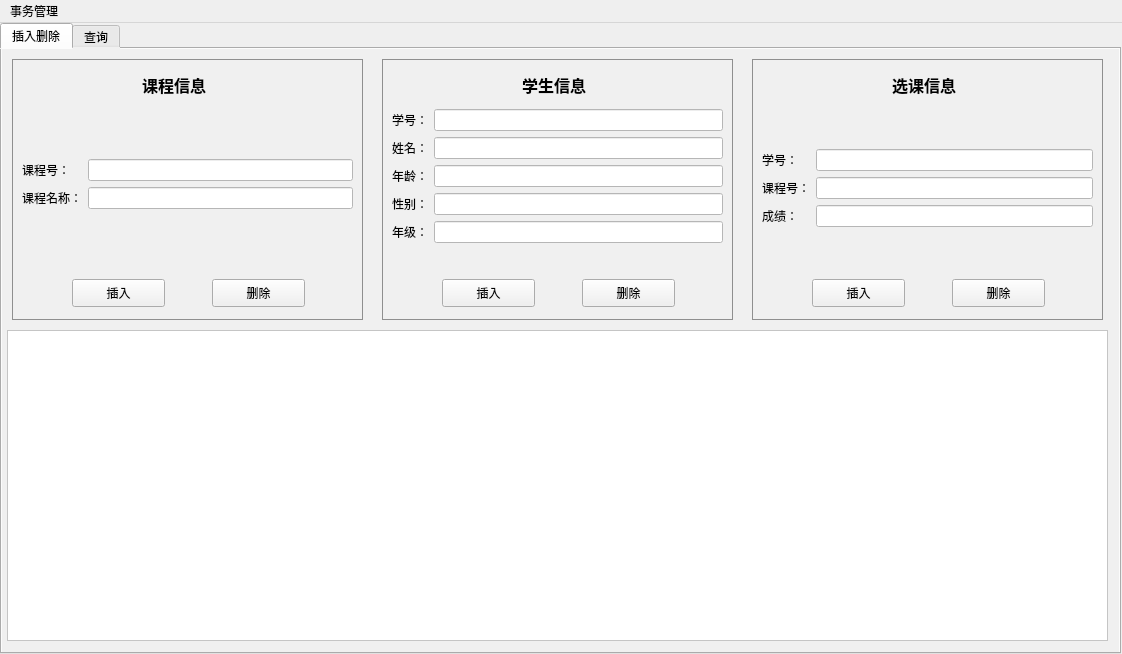
<?xml version="1.0" encoding="UTF-8"?>
<ui version="4.0">
 <class>MainWindow</class>
 <widget class="QMainWindow" name="MainWindow">
  <property name="geometry">
   <rect>
    <x>0</x>
    <y>0</y>
    <width>1122</width>
    <height>654</height>
   </rect>
  </property>
  <property name="windowTitle">
   <string>MainWindow</string>
  </property>
  <widget class="QWidget" name="centralwidget">
   <widget class="QTabWidget" name="tabWidget">
    <property name="geometry">
     <rect>
      <x>0</x>
      <y>0</y>
      <width>1121</width>
      <height>631</height>
     </rect>
    </property>
    <property name="styleSheet">
     <string notr="true">background-color: rgb(240, 240, 240);</string>
    </property>
    <property name="currentIndex">
     <number>0</number>
    </property>
    <widget class="QWidget" name="insert_delete_page">
     <attribute name="title">
      <string>插入删除</string>
     </attribute>
     <widget class="QFrame" name="course_frame">
      <property name="geometry">
       <rect>
        <x>10</x>
        <y>10</y>
        <width>351</width>
        <height>261</height>
       </rect>
      </property>
      <property name="styleSheet">
       <string notr="true"/>
      </property>
      <property name="frameShape">
       <enum>QFrame::StyledPanel</enum>
      </property>
      <property name="frameShadow">
       <enum>QFrame::Raised</enum>
      </property>
      <widget class="QPushButton" name="course_insert_button">
       <property name="geometry">
        <rect>
         <x>60</x>
         <y>220</y>
         <width>93</width>
         <height>28</height>
        </rect>
       </property>
       <property name="text">
        <string>插入</string>
       </property>
      </widget>
      <widget class="QPushButton" name="course_delete_button">
       <property name="geometry">
        <rect>
         <x>200</x>
         <y>220</y>
         <width>93</width>
         <height>28</height>
        </rect>
       </property>
       <property name="toolTip">
        <string>&lt;html&gt;&lt;head/&gt;&lt;body&gt;&lt;p&gt;删除时仅课程号有效&lt;/p&gt;&lt;/body&gt;&lt;/html&gt;</string>
       </property>
       <property name="whatsThis">
        <string>&lt;html&gt;&lt;head/&gt;&lt;body&gt;&lt;p&gt;&lt;br/&gt;&lt;/p&gt;&lt;/body&gt;&lt;/html&gt;</string>
       </property>
       <property name="text">
        <string>删除</string>
       </property>
      </widget>
      <widget class="QLabel" name="course_label">
       <property name="geometry">
        <rect>
         <x>130</x>
         <y>10</y>
         <width>81</width>
         <height>31</height>
        </rect>
       </property>
       <property name="font">
        <font>
         <family>微软雅黑</family>
         <pointsize>12</pointsize>
         <weight>75</weight>
         <italic>false</italic>
         <bold>true</bold>
        </font>
       </property>
       <property name="styleSheet">
        <string notr="true">font-weight:bold;</string>
       </property>
       <property name="text">
        <string>课程信息</string>
       </property>
      </widget>
      <widget class="QWidget" name="formLayoutWidget_2">
       <property name="geometry">
        <rect>
         <x>10</x>
         <y>100</y>
         <width>331</width>
         <height>61</height>
        </rect>
       </property>
       <layout class="QFormLayout" name="formLayout_2">
        <item row="0" column="0">
         <widget class="QLabel" name="course_number_label">
          <property name="styleSheet">
           <string notr="true"/>
          </property>
          <property name="text">
           <string>课程号：</string>
          </property>
         </widget>
        </item>
        <item row="1" column="0">
         <widget class="QLabel" name="course_name_label">
          <property name="styleSheet">
           <string notr="true"/>
          </property>
          <property name="text">
           <string>课程名称：</string>
          </property>
         </widget>
        </item>
        <item row="0" column="1">
         <widget class="QLineEdit" name="course_number_text">
          <property name="styleSheet">
           <string notr="true">background-color: rgb(255, 255, 255);</string>
          </property>
         </widget>
        </item>
        <item row="1" column="1">
         <widget class="QLineEdit" name="course_name_text">
          <property name="styleSheet">
           <string notr="true">background-color: rgb(255, 255, 255);</string>
          </property>
         </widget>
        </item>
       </layout>
      </widget>
      <widget class="QFrame" name="frame_4">
       <property name="geometry">
        <rect>
         <x>0</x>
         <y>0</y>
         <width>351</width>
         <height>261</height>
        </rect>
       </property>
       <property name="styleSheet">
        <string notr="true">border:1px solid #8f8f8f;</string>
       </property>
       <property name="frameShape">
        <enum>QFrame::StyledPanel</enum>
       </property>
       <property name="frameShadow">
        <enum>QFrame::Raised</enum>
       </property>
      </widget>
      <zorder>frame_4</zorder>
      <zorder>course_insert_button</zorder>
      <zorder>course_delete_button</zorder>
      <zorder>course_label</zorder>
      <zorder>formLayoutWidget_2</zorder>
     </widget>
     <widget class="QFrame" name="student_frame">
      <property name="geometry">
       <rect>
        <x>380</x>
        <y>10</y>
        <width>351</width>
        <height>261</height>
       </rect>
      </property>
      <property name="styleSheet">
       <string notr="true"/>
      </property>
      <property name="frameShape">
       <enum>QFrame::StyledPanel</enum>
      </property>
      <property name="frameShadow">
       <enum>QFrame::Raised</enum>
      </property>
      <widget class="QPushButton" name="student_insert_button">
       <property name="geometry">
        <rect>
         <x>60</x>
         <y>220</y>
         <width>93</width>
         <height>28</height>
        </rect>
       </property>
       <property name="text">
        <string>插入</string>
       </property>
      </widget>
      <widget class="QPushButton" name="student_delete_button">
       <property name="geometry">
        <rect>
         <x>200</x>
         <y>220</y>
         <width>93</width>
         <height>28</height>
        </rect>
       </property>
       <property name="toolTip">
        <string>&lt;html&gt;&lt;head/&gt;&lt;body&gt;&lt;p&gt;删除时仅学号有效&lt;/p&gt;&lt;/body&gt;&lt;/html&gt;</string>
       </property>
       <property name="text">
        <string>删除</string>
       </property>
      </widget>
      <widget class="QLabel" name="student_label">
       <property name="geometry">
        <rect>
         <x>140</x>
         <y>10</y>
         <width>81</width>
         <height>31</height>
        </rect>
       </property>
       <property name="font">
        <font>
         <family>微软雅黑</family>
         <pointsize>12</pointsize>
         <weight>75</weight>
         <italic>false</italic>
         <bold>true</bold>
        </font>
       </property>
       <property name="styleSheet">
        <string notr="true">font-weight:bold;</string>
       </property>
       <property name="text">
        <string>学生信息</string>
       </property>
      </widget>
      <widget class="QWidget" name="formLayoutWidget">
       <property name="geometry">
        <rect>
         <x>10</x>
         <y>50</y>
         <width>331</width>
         <height>151</height>
        </rect>
       </property>
       <layout class="QFormLayout" name="formLayout">
        <item row="0" column="0">
         <widget class="QLabel" name="student_number_label">
          <property name="styleSheet">
           <string notr="true"/>
          </property>
          <property name="text">
           <string>学号：</string>
          </property>
         </widget>
        </item>
        <item row="2" column="0">
         <widget class="QLabel" name="sutdent_age_label">
          <property name="styleSheet">
           <string notr="true"/>
          </property>
          <property name="text">
           <string>年龄：</string>
          </property>
         </widget>
        </item>
        <item row="3" column="0">
         <widget class="QLabel" name="student_sex_label">
          <property name="styleSheet">
           <string notr="true"/>
          </property>
          <property name="text">
           <string>性别：</string>
          </property>
         </widget>
        </item>
        <item row="4" column="0">
         <widget class="QLabel" name="label_8">
          <property name="styleSheet">
           <string notr="true">;</string>
          </property>
          <property name="text">
           <string>年级：</string>
          </property>
         </widget>
        </item>
        <item row="1" column="0">
         <widget class="QLabel" name="student_name_label">
          <property name="styleSheet">
           <string notr="true"/>
          </property>
          <property name="text">
           <string>姓名：</string>
          </property>
         </widget>
        </item>
        <item row="0" column="1">
         <widget class="QLineEdit" name="student_number_text">
          <property name="styleSheet">
           <string notr="true">background-color: rgb(255, 255, 255);</string>
          </property>
         </widget>
        </item>
        <item row="1" column="1">
         <widget class="QLineEdit" name="student_name_text">
          <property name="styleSheet">
           <string notr="true">background-color: rgb(255, 255, 255);</string>
          </property>
         </widget>
        </item>
        <item row="2" column="1">
         <widget class="QLineEdit" name="student_age_text">
          <property name="styleSheet">
           <string notr="true">background-color: rgb(255, 255, 255);</string>
          </property>
         </widget>
        </item>
        <item row="3" column="1">
         <widget class="QLineEdit" name="student_sex_text">
          <property name="styleSheet">
           <string notr="true">background-color: rgb(255, 255, 255);</string>
          </property>
         </widget>
        </item>
        <item row="4" column="1">
         <widget class="QLineEdit" name="student_grade_text">
          <property name="styleSheet">
           <string notr="true">background-color: rgb(255, 255, 255);</string>
          </property>
         </widget>
        </item>
       </layout>
      </widget>
      <widget class="QFrame" name="frame_5">
       <property name="geometry">
        <rect>
         <x>0</x>
         <y>0</y>
         <width>351</width>
         <height>261</height>
        </rect>
       </property>
       <property name="styleSheet">
        <string notr="true">border:1px solid #8f8f8f;</string>
       </property>
       <property name="frameShape">
        <enum>QFrame::StyledPanel</enum>
       </property>
       <property name="frameShadow">
        <enum>QFrame::Raised</enum>
       </property>
      </widget>
      <zorder>frame_5</zorder>
      <zorder>student_insert_button</zorder>
      <zorder>student_delete_button</zorder>
      <zorder>student_label</zorder>
      <zorder>formLayoutWidget</zorder>
     </widget>
     <widget class="QFrame" name="take_frame">
      <property name="geometry">
       <rect>
        <x>750</x>
        <y>10</y>
        <width>351</width>
        <height>261</height>
       </rect>
      </property>
      <property name="styleSheet">
       <string notr="true"/>
      </property>
      <property name="frameShape">
       <enum>QFrame::StyledPanel</enum>
      </property>
      <property name="frameShadow">
       <enum>QFrame::Raised</enum>
      </property>
      <widget class="QPushButton" name="take_insert_button">
       <property name="geometry">
        <rect>
         <x>60</x>
         <y>220</y>
         <width>93</width>
         <height>28</height>
        </rect>
       </property>
       <property name="text">
        <string>插入</string>
       </property>
      </widget>
      <widget class="QPushButton" name="take_delete_button">
       <property name="geometry">
        <rect>
         <x>200</x>
         <y>220</y>
         <width>93</width>
         <height>28</height>
        </rect>
       </property>
       <property name="toolTip">
        <string>&lt;html&gt;&lt;head/&gt;&lt;body&gt;&lt;p&gt;删除时仅学号和课程号有效&lt;/p&gt;&lt;/body&gt;&lt;/html&gt;</string>
       </property>
       <property name="text">
        <string>删除</string>
       </property>
      </widget>
      <widget class="QLabel" name="take_label">
       <property name="geometry">
        <rect>
         <x>140</x>
         <y>10</y>
         <width>81</width>
         <height>31</height>
        </rect>
       </property>
       <property name="font">
        <font>
         <family>微软雅黑</family>
         <pointsize>12</pointsize>
         <weight>75</weight>
         <italic>false</italic>
         <bold>true</bold>
        </font>
       </property>
       <property name="styleSheet">
        <string notr="true">font-weight:bold;</string>
       </property>
       <property name="text">
        <string>选课信息</string>
       </property>
      </widget>
      <widget class="QWidget" name="formLayoutWidget_3">
       <property name="geometry">
        <rect>
         <x>10</x>
         <y>90</y>
         <width>331</width>
         <height>91</height>
        </rect>
       </property>
       <layout class="QFormLayout" name="formLayout_3">
        <item row="0" column="0">
         <widget class="QLabel" name="take_student_label">
          <property name="styleSheet">
           <string notr="true"/>
          </property>
          <property name="text">
           <string>学号：</string>
          </property>
         </widget>
        </item>
        <item row="1" column="0">
         <widget class="QLabel" name="take_course_label">
          <property name="styleSheet">
           <string notr="true"/>
          </property>
          <property name="text">
           <string>课程号：</string>
          </property>
         </widget>
        </item>
        <item row="2" column="0">
         <widget class="QLabel" name="take_grade_label">
          <property name="styleSheet">
           <string notr="true"/>
          </property>
          <property name="text">
           <string>成绩：</string>
          </property>
         </widget>
        </item>
        <item row="0" column="1">
         <widget class="QLineEdit" name="take_student_text">
          <property name="styleSheet">
           <string notr="true">background-color: rgb(255, 255, 255);</string>
          </property>
         </widget>
        </item>
        <item row="1" column="1">
         <widget class="QLineEdit" name="take_course_text">
          <property name="styleSheet">
           <string notr="true">background-color: rgb(255, 255, 255);</string>
          </property>
         </widget>
        </item>
        <item row="2" column="1">
         <widget class="QLineEdit" name="take_grade_text">
          <property name="styleSheet">
           <string notr="true">background-color: rgb(255, 255, 255);</string>
          </property>
         </widget>
        </item>
       </layout>
      </widget>
      <widget class="QFrame" name="frame_7">
       <property name="geometry">
        <rect>
         <x>0</x>
         <y>0</y>
         <width>351</width>
         <height>261</height>
        </rect>
       </property>
       <property name="styleSheet">
        <string notr="true">border:1px solid #8f8f8f;</string>
       </property>
       <property name="frameShape">
        <enum>QFrame::StyledPanel</enum>
       </property>
       <property name="frameShadow">
        <enum>QFrame::Raised</enum>
       </property>
      </widget>
      <zorder>frame_7</zorder>
      <zorder>take_insert_button</zorder>
      <zorder>take_delete_button</zorder>
      <zorder>take_label</zorder>
      <zorder>formLayoutWidget_3</zorder>
     </widget>
     <widget class="QTableView" name="insert_delete_table">
      <property name="geometry">
       <rect>
        <x>5</x>
        <y>281</y>
        <width>1101</width>
        <height>311</height>
       </rect>
      </property>
      <property name="styleSheet">
       <string notr="true">background-color: rgb(255, 255, 255);</string>
      </property>
     </widget>
    </widget>
    <widget class="QWidget" name="query_name">
     <attribute name="title">
      <string>查询</string>
     </attribute>
     <widget class="QFrame" name="join_query">
      <property name="enabled">
       <bool>true</bool>
      </property>
      <property name="geometry">
       <rect>
        <x>10</x>
        <y>10</y>
        <width>351</width>
        <height>261</height>
       </rect>
      </property>
      <property name="styleSheet">
       <string notr="true"/>
      </property>
      <property name="frameShape">
       <enum>QFrame::StyledPanel</enum>
      </property>
      <property name="frameShadow">
       <enum>QFrame::Raised</enum>
      </property>
      <widget class="QPushButton" name="join_query_button">
       <property name="geometry">
        <rect>
         <x>130</x>
         <y>230</y>
         <width>93</width>
         <height>28</height>
        </rect>
       </property>
       <property name="text">
        <string>查询</string>
       </property>
      </widget>
      <widget class="QLabel" name="label">
       <property name="geometry">
        <rect>
         <x>90</x>
         <y>10</y>
         <width>171</width>
         <height>31</height>
        </rect>
       </property>
       <property name="font">
        <font>
         <family>微软雅黑</family>
         <pointsize>12</pointsize>
         <weight>75</weight>
         <italic>false</italic>
         <bold>true</bold>
        </font>
       </property>
       <property name="styleSheet">
        <string notr="true">font-weight:bold;</string>
       </property>
       <property name="text">
        <string>查询学生已选课程</string>
       </property>
      </widget>
      <widget class="QWidget" name="formLayoutWidget_4">
       <property name="geometry">
        <rect>
         <x>20</x>
         <y>120</y>
         <width>321</width>
         <height>31</height>
        </rect>
       </property>
       <layout class="QFormLayout" name="formLayout_4">
        <item row="0" column="0">
         <widget class="QLabel" name="join_label">
          <property name="styleSheet">
           <string notr="true"/>
          </property>
          <property name="text">
           <string>学号：</string>
          </property>
         </widget>
        </item>
        <item row="0" column="1">
         <widget class="QLineEdit" name="join_text">
          <property name="styleSheet">
           <string notr="true">background-color: rgb(255, 255, 255);</string>
          </property>
         </widget>
        </item>
       </layout>
      </widget>
      <widget class="QFrame" name="frame">
       <property name="geometry">
        <rect>
         <x>0</x>
         <y>0</y>
         <width>351</width>
         <height>261</height>
        </rect>
       </property>
       <property name="styleSheet">
        <string notr="true">border:1px solid #8f8f8f;</string>
       </property>
       <property name="frameShape">
        <enum>QFrame::StyledPanel</enum>
       </property>
       <property name="frameShadow">
        <enum>QFrame::Raised</enum>
       </property>
      </widget>
      <zorder>frame</zorder>
      <zorder>join_query_button</zorder>
      <zorder>label</zorder>
      <zorder>formLayoutWidget_4</zorder>
     </widget>
     <widget class="QFrame" name="nested_query">
      <property name="geometry">
       <rect>
        <x>380</x>
        <y>10</y>
        <width>351</width>
        <height>261</height>
       </rect>
      </property>
      <property name="styleSheet">
       <string notr="true"/>
      </property>
      <property name="frameShape">
       <enum>QFrame::StyledPanel</enum>
      </property>
      <property name="frameShadow">
       <enum>QFrame::Raised</enum>
      </property>
      <widget class="QPushButton" name="nested_query_button">
       <property name="geometry">
        <rect>
         <x>130</x>
         <y>120</y>
         <width>93</width>
         <height>28</height>
        </rect>
       </property>
       <property name="text">
        <string>查询</string>
       </property>
      </widget>
      <widget class="QLabel" name="label_2">
       <property name="geometry">
        <rect>
         <x>100</x>
         <y>10</y>
         <width>151</width>
         <height>31</height>
        </rect>
       </property>
       <property name="font">
        <font>
         <family>微软雅黑</family>
         <pointsize>12</pointsize>
         <weight>75</weight>
         <italic>false</italic>
         <bold>true</bold>
        </font>
       </property>
       <property name="styleSheet">
        <string notr="true">font-weight:bold;</string>
       </property>
       <property name="text">
        <string>查询不住校学生</string>
       </property>
      </widget>
      <widget class="QFrame" name="frame_2">
       <property name="geometry">
        <rect>
         <x>0</x>
         <y>0</y>
         <width>351</width>
         <height>261</height>
        </rect>
       </property>
       <property name="styleSheet">
        <string notr="true">border:1px solid #8f8f8f;</string>
       </property>
       <property name="frameShape">
        <enum>QFrame::StyledPanel</enum>
       </property>
       <property name="frameShadow">
        <enum>QFrame::Raised</enum>
       </property>
      </widget>
      <zorder>frame_2</zorder>
      <zorder>nested_query_button</zorder>
      <zorder>label_2</zorder>
     </widget>
     <widget class="QFrame" name="group_query">
      <property name="geometry">
       <rect>
        <x>750</x>
        <y>10</y>
        <width>351</width>
        <height>261</height>
       </rect>
      </property>
      <property name="styleSheet">
       <string notr="true"/>
      </property>
      <property name="frameShape">
       <enum>QFrame::StyledPanel</enum>
      </property>
      <property name="frameShadow">
       <enum>QFrame::Raised</enum>
      </property>
      <widget class="QPushButton" name="group_query_button">
       <property name="geometry">
        <rect>
         <x>130</x>
         <y>230</y>
         <width>93</width>
         <height>28</height>
        </rect>
       </property>
       <property name="text">
        <string>查询</string>
       </property>
      </widget>
      <widget class="QLabel" name="label_3">
       <property name="geometry">
        <rect>
         <x>80</x>
         <y>10</y>
         <width>191</width>
         <height>31</height>
        </rect>
       </property>
       <property name="font">
        <font>
         <family>微软雅黑</family>
         <pointsize>12</pointsize>
         <weight>75</weight>
         <italic>false</italic>
         <bold>true</bold>
        </font>
       </property>
       <property name="styleSheet">
        <string notr="true">font-weight:bold;</string>
       </property>
       <property name="text">
        <string>查询一定人数的社团</string>
       </property>
      </widget>
      <widget class="QWidget" name="formLayoutWidget_6">
       <property name="geometry">
        <rect>
         <x>20</x>
         <y>120</y>
         <width>321</width>
         <height>31</height>
        </rect>
       </property>
       <layout class="QFormLayout" name="formLayout_6">
        <item row="0" column="0">
         <widget class="QLabel" name="group_label">
          <property name="styleSheet">
           <string notr="true"/>
          </property>
          <property name="text">
           <string>人数下限：</string>
          </property>
         </widget>
        </item>
        <item row="0" column="1">
         <widget class="QLineEdit" name="group_text">
          <property name="styleSheet">
           <string notr="true">background-color: rgb(255, 255, 255);</string>
          </property>
         </widget>
        </item>
       </layout>
      </widget>
      <widget class="QFrame" name="frame_8">
       <property name="geometry">
        <rect>
         <x>0</x>
         <y>0</y>
         <width>351</width>
         <height>261</height>
        </rect>
       </property>
       <property name="styleSheet">
        <string notr="true">border:1px solid #8f8f8f;</string>
       </property>
       <property name="frameShape">
        <enum>QFrame::StyledPanel</enum>
       </property>
       <property name="frameShadow">
        <enum>QFrame::Raised</enum>
       </property>
      </widget>
      <zorder>frame_8</zorder>
      <zorder>group_query_button</zorder>
      <zorder>label_3</zorder>
      <zorder>formLayoutWidget_6</zorder>
     </widget>
     <widget class="QTableView" name="query_table">
      <property name="geometry">
       <rect>
        <x>10</x>
        <y>290</y>
        <width>1101</width>
        <height>311</height>
       </rect>
      </property>
      <property name="styleSheet">
       <string notr="true">background-color: rgb(255, 255, 255);</string>
      </property>
     </widget>
     <widget class="QFrame" name="frame_3">
      <property name="geometry">
       <rect>
        <x>750</x>
        <y>10</y>
        <width>351</width>
        <height>261</height>
       </rect>
      </property>
      <property name="styleSheet">
       <string notr="true">border:1px solid #d6d6d6;</string>
      </property>
      <property name="frameShape">
       <enum>QFrame::StyledPanel</enum>
      </property>
      <property name="frameShadow">
       <enum>QFrame::Raised</enum>
      </property>
     </widget>
     <zorder>frame_3</zorder>
     <zorder>join_query</zorder>
     <zorder>nested_query</zorder>
     <zorder>group_query</zorder>
     <zorder>query_table</zorder>
    </widget>
   </widget>
  </widget>
  <widget class="QMenuBar" name="menuBar">
   <property name="geometry">
    <rect>
     <x>0</x>
     <y>0</y>
     <width>1122</width>
     <height>26</height>
    </rect>
   </property>
   <widget class="QMenu" name="menu">
    <property name="title">
     <string>事务管理</string>
    </property>
    <addaction name="commit"/>
    <addaction name="rollback"/>
   </widget>
   <addaction name="menu"/>
  </widget>
  <action name="commit">
   <property name="text">
    <string>提交</string>
   </property>
   <property name="shortcut">
    <string>Ctrl+S</string>
   </property>
  </action>
  <action name="rollback">
   <property name="text">
    <string>回滚</string>
   </property>
   <property name="shortcut">
    <string>Ctrl+Z</string>
   </property>
  </action>
 </widget>
 <resources/>
 <connections/>
</ui>
